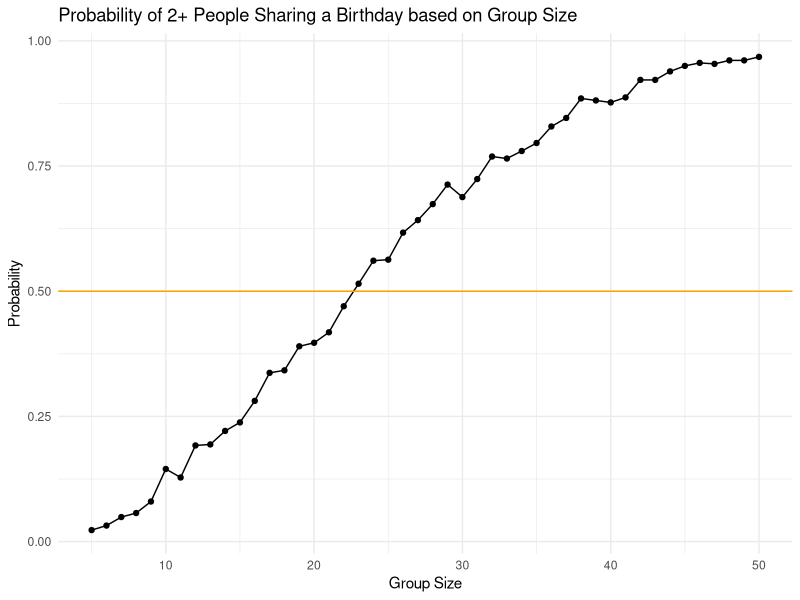

Write R code to recreate this figure. (Note: a time limit stopped this script after it produced the figure.)
## ---- chunk 1
library(tidyverse)

#these options were messing up my fig.height 
#knitr::opts_chunk$set(
#  fig.width = 6,
#  fig.asp = .6
#)

knitr::opts_chunk$set(
  out.width = "90%"
)

theme_set(theme_minimal() + theme(legend.position = "bottom"))

options(
  ggplot2.continuous.colour = "viridis",
  ggplot2.continuous.fill = "viridis"
)

scale_colour_discrete = scale_colour_viridis_d
scale_fill_discrete = scale_fill_viridis_d
## ---- chunk 2
#define data generating mechanism
birthdays = sample(1:365, 5, replace = TRUE)

#run the analysis
repeated_bday = length(unique(birthdays)) < 5

#return the result
repeated_bday
## ---- chunk 3
bday_sim = function(n_room) {
  
  birthdays = sample(1:365, n_room, replace = TRUE)

  repeated_bday = length(unique(birthdays)) < n_room

  repeated_bday
}

#bday_sim(20)
## ---- chunk 4
bday_sim_results = 
  expand_grid(
    bdays = 5:50,
    iter = 1:1000
  ) |> 
  mutate(
    result = map_lgl(bdays, bday_sim)
  ) |> 
  group_by (
    bdays
  ) |> 
  summarize(
    prob_repeat = mean(result)
  )
## ---- chunk 5
bday_sim_results |> 
  ggplot(aes(x = bdays, y = prob_repeat)) +
  geom_point() +
  geom_line() +
  geom_hline(yintercept = 0.5, color = "orange") +
  labs(
    title = "Probability of 2+ People Sharing a Birthday based on Group Size",
    x = "Group Size",
    y = "Probability"
  )
## ---- chunk 6
#set model params
n = 30
sigma = 5
mu = 0

n_trials = 5000
alpha = 0.05

#create simulation function
norm_dist_sim_fn = function (mu = 0, n = 30, sigma = 5, alpha = 0.05) {
  
  #generate data
  norm_vec = rnorm(n = n, mean = mu, sd = sigma)
  
  #run ttest and return estimate & p.value
  t.test(norm_vec, mu = 0, conf.level = 1-alpha) |> 
    broom::tidy() |> 
    select(estimate, p.value)
}
## ---- chunk 7
#test = norm_dist_sim_fn(mu=mu)

#run for mu = 0
norm_sim_results_0 = 
  expand_grid(
    mean = mu,
    iter = 1:n_trials
  ) |> 
  mutate(
    t_results = map(mean, norm_dist_sim_fn)
  ) |> 
  unnest(t_results)

#run for mu in {1, 2, 3, 4, 5, 6}
norm_sim_results = 
  expand_grid(
    mean = 1:6,
    iter = 1:n_trials
  ) |> 
  mutate(
    t_results = map(mean, norm_dist_sim_fn)
  ) |> 
  unnest(t_results)
## ---- chunk 8
norm_sim_results |> 
  group_by(mean) |> 
  summarize(
    power = sum(p.value < alpha) /  n()
  ) |> 
  ggplot(aes(x = mean, y = power)) +
  geom_point() +
  geom_line() +
  labs(
    title = "Effect Size Vs. Power",
    x = "Effect Size (true mean)",
    y = "Power"
  )
## ---- chunk 9
avg_estimates = norm_sim_results |> 
  mutate(
    null_reject = (p.value < 0.05)
  )

all_sample_avg_estimates = avg_estimates |> 
  group_by(mean) |> 
  summarize(avg_estimate = mean(estimate), n = n()) |> 
  mutate(sample = 'all')

null_reject_avg_estimates = avg_estimates |> 
  filter(null_reject == TRUE) |> 
  group_by(mean) |> 
  summarize(avg_estimate = mean(estimate), n = n()) |> 
  mutate(sample = 'null_reject')

rbind(all_sample_avg_estimates, null_reject_avg_estimates) |> 
  ggplot(aes(x = mean, y = avg_estimate, color = sample)) + 
  geom_point() + 
  labs(
    color = "Source of Average Estimate",
    x = "True Mean",
    y = "Average Estimate"
  )
